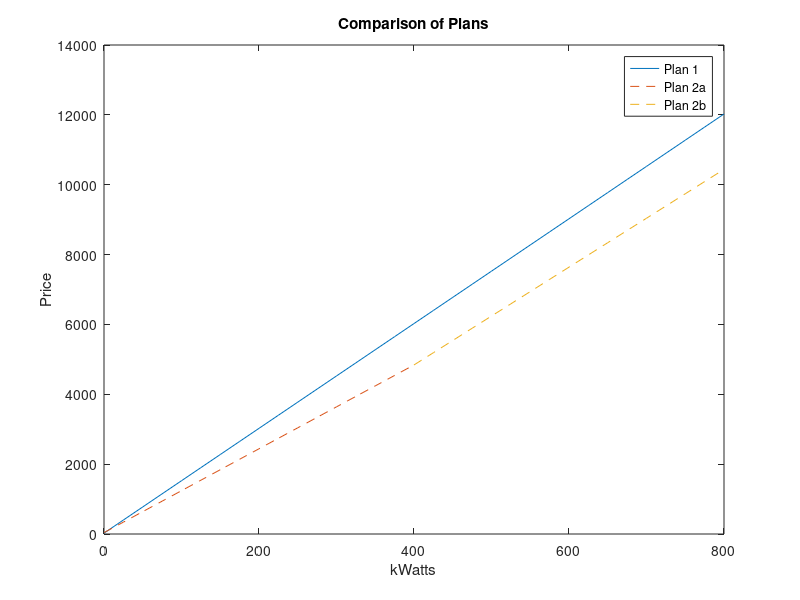

Recreate this plot in MATLAB. (Note: this script raises an error after producing the figure.)
clear
x = 0:25:800
xa = 0:25:400
xb = 400:25:800
plan1 = 15*x+25
plan2a = 12*x+40
plan2b = 14*x - 760
plot(x,plan1)
hold("on")
plot(xa, plan2a(1:numel(xa)), '--', xb, plan2b(end-numel(xb)+1:end), '--')
hold("on")

legend('Plan 1', 'Plan 2a', 'Plan 2b');
xlabel('kWatts');
ylabel('Price');
title('Comparison of Plans');

priceTable = table(x', plan1', arrayfun(@priceEqation, x)', 'VariableNames', {'kWatts','Plan1','Plan2'});

disp(priceTable)

function bill = priceEqation(w);
    if w<400
        bill = 12*w+40;
    else
        bill = 14*w - 760;
    end
end
